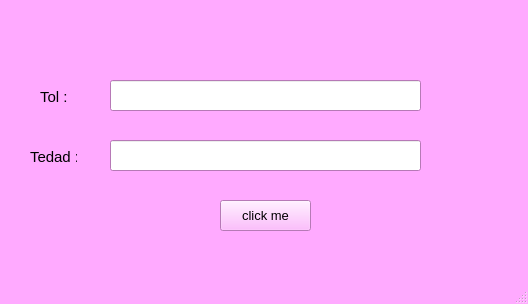
<?xml version="1.0" encoding="UTF-8"?>
<ui version="4.0">
 <class>MainWindow</class>
 <widget class="QMainWindow" name="MainWindow">
  <property name="geometry">
   <rect>
    <x>0</x>
    <y>0</y>
    <width>528</width>
    <height>304</height>
   </rect>
  </property>
  <property name="palette">
   <palette>
    <active>
     <colorrole role="WindowText">
      <brush brushstyle="SolidPattern">
       <color alpha="255">
        <red>0</red>
        <green>0</green>
        <blue>0</blue>
       </color>
      </brush>
     </colorrole>
     <colorrole role="Button">
      <brush brushstyle="SolidPattern">
       <color alpha="255">
        <red>255</red>
        <green>170</green>
        <blue>255</blue>
       </color>
      </brush>
     </colorrole>
     <colorrole role="Light">
      <brush brushstyle="SolidPattern">
       <color alpha="255">
        <red>255</red>
        <green>255</green>
        <blue>255</blue>
       </color>
      </brush>
     </colorrole>
     <colorrole role="Midlight">
      <brush brushstyle="SolidPattern">
       <color alpha="255">
        <red>255</red>
        <green>212</green>
        <blue>255</blue>
       </color>
      </brush>
     </colorrole>
     <colorrole role="Dark">
      <brush brushstyle="SolidPattern">
       <color alpha="255">
        <red>127</red>
        <green>85</green>
        <blue>127</blue>
       </color>
      </brush>
     </colorrole>
     <colorrole role="Mid">
      <brush brushstyle="SolidPattern">
       <color alpha="255">
        <red>170</red>
        <green>113</green>
        <blue>170</blue>
       </color>
      </brush>
     </colorrole>
     <colorrole role="Text">
      <brush brushstyle="SolidPattern">
       <color alpha="255">
        <red>0</red>
        <green>0</green>
        <blue>0</blue>
       </color>
      </brush>
     </colorrole>
     <colorrole role="BrightText">
      <brush brushstyle="SolidPattern">
       <color alpha="255">
        <red>255</red>
        <green>255</green>
        <blue>255</blue>
       </color>
      </brush>
     </colorrole>
     <colorrole role="ButtonText">
      <brush brushstyle="SolidPattern">
       <color alpha="255">
        <red>0</red>
        <green>0</green>
        <blue>0</blue>
       </color>
      </brush>
     </colorrole>
     <colorrole role="Base">
      <brush brushstyle="SolidPattern">
       <color alpha="255">
        <red>255</red>
        <green>255</green>
        <blue>255</blue>
       </color>
      </brush>
     </colorrole>
     <colorrole role="Window">
      <brush brushstyle="SolidPattern">
       <color alpha="255">
        <red>255</red>
        <green>170</green>
        <blue>255</blue>
       </color>
      </brush>
     </colorrole>
     <colorrole role="Shadow">
      <brush brushstyle="SolidPattern">
       <color alpha="255">
        <red>0</red>
        <green>0</green>
        <blue>0</blue>
       </color>
      </brush>
     </colorrole>
     <colorrole role="AlternateBase">
      <brush brushstyle="SolidPattern">
       <color alpha="255">
        <red>255</red>
        <green>212</green>
        <blue>255</blue>
       </color>
      </brush>
     </colorrole>
     <colorrole role="ToolTipBase">
      <brush brushstyle="SolidPattern">
       <color alpha="255">
        <red>255</red>
        <green>255</green>
        <blue>220</blue>
       </color>
      </brush>
     </colorrole>
     <colorrole role="ToolTipText">
      <brush brushstyle="SolidPattern">
       <color alpha="255">
        <red>0</red>
        <green>0</green>
        <blue>0</blue>
       </color>
      </brush>
     </colorrole>
    </active>
    <inactive>
     <colorrole role="WindowText">
      <brush brushstyle="SolidPattern">
       <color alpha="255">
        <red>0</red>
        <green>0</green>
        <blue>0</blue>
       </color>
      </brush>
     </colorrole>
     <colorrole role="Button">
      <brush brushstyle="SolidPattern">
       <color alpha="255">
        <red>255</red>
        <green>170</green>
        <blue>255</blue>
       </color>
      </brush>
     </colorrole>
     <colorrole role="Light">
      <brush brushstyle="SolidPattern">
       <color alpha="255">
        <red>255</red>
        <green>255</green>
        <blue>255</blue>
       </color>
      </brush>
     </colorrole>
     <colorrole role="Midlight">
      <brush brushstyle="SolidPattern">
       <color alpha="255">
        <red>255</red>
        <green>212</green>
        <blue>255</blue>
       </color>
      </brush>
     </colorrole>
     <colorrole role="Dark">
      <brush brushstyle="SolidPattern">
       <color alpha="255">
        <red>127</red>
        <green>85</green>
        <blue>127</blue>
       </color>
      </brush>
     </colorrole>
     <colorrole role="Mid">
      <brush brushstyle="SolidPattern">
       <color alpha="255">
        <red>170</red>
        <green>113</green>
        <blue>170</blue>
       </color>
      </brush>
     </colorrole>
     <colorrole role="Text">
      <brush brushstyle="SolidPattern">
       <color alpha="255">
        <red>0</red>
        <green>0</green>
        <blue>0</blue>
       </color>
      </brush>
     </colorrole>
     <colorrole role="BrightText">
      <brush brushstyle="SolidPattern">
       <color alpha="255">
        <red>255</red>
        <green>255</green>
        <blue>255</blue>
       </color>
      </brush>
     </colorrole>
     <colorrole role="ButtonText">
      <brush brushstyle="SolidPattern">
       <color alpha="255">
        <red>0</red>
        <green>0</green>
        <blue>0</blue>
       </color>
      </brush>
     </colorrole>
     <colorrole role="Base">
      <brush brushstyle="SolidPattern">
       <color alpha="255">
        <red>255</red>
        <green>255</green>
        <blue>255</blue>
       </color>
      </brush>
     </colorrole>
     <colorrole role="Window">
      <brush brushstyle="SolidPattern">
       <color alpha="255">
        <red>255</red>
        <green>170</green>
        <blue>255</blue>
       </color>
      </brush>
     </colorrole>
     <colorrole role="Shadow">
      <brush brushstyle="SolidPattern">
       <color alpha="255">
        <red>0</red>
        <green>0</green>
        <blue>0</blue>
       </color>
      </brush>
     </colorrole>
     <colorrole role="AlternateBase">
      <brush brushstyle="SolidPattern">
       <color alpha="255">
        <red>255</red>
        <green>212</green>
        <blue>255</blue>
       </color>
      </brush>
     </colorrole>
     <colorrole role="ToolTipBase">
      <brush brushstyle="SolidPattern">
       <color alpha="255">
        <red>255</red>
        <green>255</green>
        <blue>220</blue>
       </color>
      </brush>
     </colorrole>
     <colorrole role="ToolTipText">
      <brush brushstyle="SolidPattern">
       <color alpha="255">
        <red>0</red>
        <green>0</green>
        <blue>0</blue>
       </color>
      </brush>
     </colorrole>
    </inactive>
    <disabled>
     <colorrole role="WindowText">
      <brush brushstyle="SolidPattern">
       <color alpha="255">
        <red>127</red>
        <green>85</green>
        <blue>127</blue>
       </color>
      </brush>
     </colorrole>
     <colorrole role="Button">
      <brush brushstyle="SolidPattern">
       <color alpha="255">
        <red>255</red>
        <green>170</green>
        <blue>255</blue>
       </color>
      </brush>
     </colorrole>
     <colorrole role="Light">
      <brush brushstyle="SolidPattern">
       <color alpha="255">
        <red>255</red>
        <green>255</green>
        <blue>255</blue>
       </color>
      </brush>
     </colorrole>
     <colorrole role="Midlight">
      <brush brushstyle="SolidPattern">
       <color alpha="255">
        <red>255</red>
        <green>212</green>
        <blue>255</blue>
       </color>
      </brush>
     </colorrole>
     <colorrole role="Dark">
      <brush brushstyle="SolidPattern">
       <color alpha="255">
        <red>127</red>
        <green>85</green>
        <blue>127</blue>
       </color>
      </brush>
     </colorrole>
     <colorrole role="Mid">
      <brush brushstyle="SolidPattern">
       <color alpha="255">
        <red>170</red>
        <green>113</green>
        <blue>170</blue>
       </color>
      </brush>
     </colorrole>
     <colorrole role="Text">
      <brush brushstyle="SolidPattern">
       <color alpha="255">
        <red>127</red>
        <green>85</green>
        <blue>127</blue>
       </color>
      </brush>
     </colorrole>
     <colorrole role="BrightText">
      <brush brushstyle="SolidPattern">
       <color alpha="255">
        <red>255</red>
        <green>255</green>
        <blue>255</blue>
       </color>
      </brush>
     </colorrole>
     <colorrole role="ButtonText">
      <brush brushstyle="SolidPattern">
       <color alpha="255">
        <red>127</red>
        <green>85</green>
        <blue>127</blue>
       </color>
      </brush>
     </colorrole>
     <colorrole role="Base">
      <brush brushstyle="SolidPattern">
       <color alpha="255">
        <red>255</red>
        <green>170</green>
        <blue>255</blue>
       </color>
      </brush>
     </colorrole>
     <colorrole role="Window">
      <brush brushstyle="SolidPattern">
       <color alpha="255">
        <red>255</red>
        <green>170</green>
        <blue>255</blue>
       </color>
      </brush>
     </colorrole>
     <colorrole role="Shadow">
      <brush brushstyle="SolidPattern">
       <color alpha="255">
        <red>0</red>
        <green>0</green>
        <blue>0</blue>
       </color>
      </brush>
     </colorrole>
     <colorrole role="AlternateBase">
      <brush brushstyle="SolidPattern">
       <color alpha="255">
        <red>255</red>
        <green>170</green>
        <blue>255</blue>
       </color>
      </brush>
     </colorrole>
     <colorrole role="ToolTipBase">
      <brush brushstyle="SolidPattern">
       <color alpha="255">
        <red>255</red>
        <green>255</green>
        <blue>220</blue>
       </color>
      </brush>
     </colorrole>
     <colorrole role="ToolTipText">
      <brush brushstyle="SolidPattern">
       <color alpha="255">
        <red>0</red>
        <green>0</green>
        <blue>0</blue>
       </color>
      </brush>
     </colorrole>
    </disabled>
   </palette>
  </property>
  <property name="windowTitle">
   <string>MainWindow</string>
  </property>
  <widget class="QWidget" name="centralwidget">
   <widget class="QLineEdit" name="lineEditTol">
    <property name="geometry">
     <rect>
      <x>110</x>
      <y>80</y>
      <width>311</width>
      <height>31</height>
     </rect>
    </property>
   </widget>
   <widget class="QLineEdit" name="lineEdittedad">
    <property name="geometry">
     <rect>
      <x>110</x>
      <y>140</y>
      <width>311</width>
      <height>31</height>
     </rect>
    </property>
   </widget>
   <widget class="QPushButton" name="pushButton">
    <property name="geometry">
     <rect>
      <x>220</x>
      <y>200</y>
      <width>91</width>
      <height>31</height>
     </rect>
    </property>
    <property name="palette">
     <palette>
      <active>
       <colorrole role="WindowText">
        <brush brushstyle="SolidPattern">
         <color alpha="255">
          <red>0</red>
          <green>0</green>
          <blue>0</blue>
         </color>
        </brush>
       </colorrole>
       <colorrole role="Button">
        <brush brushstyle="SolidPattern">
         <color alpha="255">
          <red>255</red>
          <green>170</green>
          <blue>255</blue>
         </color>
        </brush>
       </colorrole>
       <colorrole role="Light">
        <brush brushstyle="SolidPattern">
         <color alpha="255">
          <red>255</red>
          <green>255</green>
          <blue>255</blue>
         </color>
        </brush>
       </colorrole>
       <colorrole role="Midlight">
        <brush brushstyle="SolidPattern">
         <color alpha="255">
          <red>255</red>
          <green>212</green>
          <blue>255</blue>
         </color>
        </brush>
       </colorrole>
       <colorrole role="Dark">
        <brush brushstyle="SolidPattern">
         <color alpha="255">
          <red>127</red>
          <green>85</green>
          <blue>127</blue>
         </color>
        </brush>
       </colorrole>
       <colorrole role="Mid">
        <brush brushstyle="SolidPattern">
         <color alpha="255">
          <red>170</red>
          <green>113</green>
          <blue>170</blue>
         </color>
        </brush>
       </colorrole>
       <colorrole role="Text">
        <brush brushstyle="SolidPattern">
         <color alpha="255">
          <red>0</red>
          <green>0</green>
          <blue>0</blue>
         </color>
        </brush>
       </colorrole>
       <colorrole role="BrightText">
        <brush brushstyle="SolidPattern">
         <color alpha="255">
          <red>255</red>
          <green>255</green>
          <blue>255</blue>
         </color>
        </brush>
       </colorrole>
       <colorrole role="ButtonText">
        <brush brushstyle="SolidPattern">
         <color alpha="255">
          <red>0</red>
          <green>0</green>
          <blue>0</blue>
         </color>
        </brush>
       </colorrole>
       <colorrole role="Base">
        <brush brushstyle="SolidPattern">
         <color alpha="255">
          <red>255</red>
          <green>255</green>
          <blue>255</blue>
         </color>
        </brush>
       </colorrole>
       <colorrole role="Window">
        <brush brushstyle="SolidPattern">
         <color alpha="255">
          <red>255</red>
          <green>170</green>
          <blue>255</blue>
         </color>
        </brush>
       </colorrole>
       <colorrole role="Shadow">
        <brush brushstyle="SolidPattern">
         <color alpha="255">
          <red>0</red>
          <green>0</green>
          <blue>0</blue>
         </color>
        </brush>
       </colorrole>
       <colorrole role="AlternateBase">
        <brush brushstyle="SolidPattern">
         <color alpha="255">
          <red>255</red>
          <green>212</green>
          <blue>255</blue>
         </color>
        </brush>
       </colorrole>
       <colorrole role="ToolTipBase">
        <brush brushstyle="SolidPattern">
         <color alpha="255">
          <red>255</red>
          <green>255</green>
          <blue>220</blue>
         </color>
        </brush>
       </colorrole>
       <colorrole role="ToolTipText">
        <brush brushstyle="SolidPattern">
         <color alpha="255">
          <red>0</red>
          <green>0</green>
          <blue>0</blue>
         </color>
        </brush>
       </colorrole>
      </active>
      <inactive>
       <colorrole role="WindowText">
        <brush brushstyle="SolidPattern">
         <color alpha="255">
          <red>0</red>
          <green>0</green>
          <blue>0</blue>
         </color>
        </brush>
       </colorrole>
       <colorrole role="Button">
        <brush brushstyle="SolidPattern">
         <color alpha="255">
          <red>255</red>
          <green>170</green>
          <blue>255</blue>
         </color>
        </brush>
       </colorrole>
       <colorrole role="Light">
        <brush brushstyle="SolidPattern">
         <color alpha="255">
          <red>255</red>
          <green>255</green>
          <blue>255</blue>
         </color>
        </brush>
       </colorrole>
       <colorrole role="Midlight">
        <brush brushstyle="SolidPattern">
         <color alpha="255">
          <red>255</red>
          <green>212</green>
          <blue>255</blue>
         </color>
        </brush>
       </colorrole>
       <colorrole role="Dark">
        <brush brushstyle="SolidPattern">
         <color alpha="255">
          <red>127</red>
          <green>85</green>
          <blue>127</blue>
         </color>
        </brush>
       </colorrole>
       <colorrole role="Mid">
        <brush brushstyle="SolidPattern">
         <color alpha="255">
          <red>170</red>
          <green>113</green>
          <blue>170</blue>
         </color>
        </brush>
       </colorrole>
       <colorrole role="Text">
        <brush brushstyle="SolidPattern">
         <color alpha="255">
          <red>0</red>
          <green>0</green>
          <blue>0</blue>
         </color>
        </brush>
       </colorrole>
       <colorrole role="BrightText">
        <brush brushstyle="SolidPattern">
         <color alpha="255">
          <red>255</red>
          <green>255</green>
          <blue>255</blue>
         </color>
        </brush>
       </colorrole>
       <colorrole role="ButtonText">
        <brush brushstyle="SolidPattern">
         <color alpha="255">
          <red>0</red>
          <green>0</green>
          <blue>0</blue>
         </color>
        </brush>
       </colorrole>
       <colorrole role="Base">
        <brush brushstyle="SolidPattern">
         <color alpha="255">
          <red>255</red>
          <green>255</green>
          <blue>255</blue>
         </color>
        </brush>
       </colorrole>
       <colorrole role="Window">
        <brush brushstyle="SolidPattern">
         <color alpha="255">
          <red>255</red>
          <green>170</green>
          <blue>255</blue>
         </color>
        </brush>
       </colorrole>
       <colorrole role="Shadow">
        <brush brushstyle="SolidPattern">
         <color alpha="255">
          <red>0</red>
          <green>0</green>
          <blue>0</blue>
         </color>
        </brush>
       </colorrole>
       <colorrole role="AlternateBase">
        <brush brushstyle="SolidPattern">
         <color alpha="255">
          <red>255</red>
          <green>212</green>
          <blue>255</blue>
         </color>
        </brush>
       </colorrole>
       <colorrole role="ToolTipBase">
        <brush brushstyle="SolidPattern">
         <color alpha="255">
          <red>255</red>
          <green>255</green>
          <blue>220</blue>
         </color>
        </brush>
       </colorrole>
       <colorrole role="ToolTipText">
        <brush brushstyle="SolidPattern">
         <color alpha="255">
          <red>0</red>
          <green>0</green>
          <blue>0</blue>
         </color>
        </brush>
       </colorrole>
      </inactive>
      <disabled>
       <colorrole role="WindowText">
        <brush brushstyle="SolidPattern">
         <color alpha="255">
          <red>127</red>
          <green>85</green>
          <blue>127</blue>
         </color>
        </brush>
       </colorrole>
       <colorrole role="Button">
        <brush brushstyle="SolidPattern">
         <color alpha="255">
          <red>255</red>
          <green>170</green>
          <blue>255</blue>
         </color>
        </brush>
       </colorrole>
       <colorrole role="Light">
        <brush brushstyle="SolidPattern">
         <color alpha="255">
          <red>255</red>
          <green>255</green>
          <blue>255</blue>
         </color>
        </brush>
       </colorrole>
       <colorrole role="Midlight">
        <brush brushstyle="SolidPattern">
         <color alpha="255">
          <red>255</red>
          <green>212</green>
          <blue>255</blue>
         </color>
        </brush>
       </colorrole>
       <colorrole role="Dark">
        <brush brushstyle="SolidPattern">
         <color alpha="255">
          <red>127</red>
          <green>85</green>
          <blue>127</blue>
         </color>
        </brush>
       </colorrole>
       <colorrole role="Mid">
        <brush brushstyle="SolidPattern">
         <color alpha="255">
          <red>170</red>
          <green>113</green>
          <blue>170</blue>
         </color>
        </brush>
       </colorrole>
       <colorrole role="Text">
        <brush brushstyle="SolidPattern">
         <color alpha="255">
          <red>127</red>
          <green>85</green>
          <blue>127</blue>
         </color>
        </brush>
       </colorrole>
       <colorrole role="BrightText">
        <brush brushstyle="SolidPattern">
         <color alpha="255">
          <red>255</red>
          <green>255</green>
          <blue>255</blue>
         </color>
        </brush>
       </colorrole>
       <colorrole role="ButtonText">
        <brush brushstyle="SolidPattern">
         <color alpha="255">
          <red>127</red>
          <green>85</green>
          <blue>127</blue>
         </color>
        </brush>
       </colorrole>
       <colorrole role="Base">
        <brush brushstyle="SolidPattern">
         <color alpha="255">
          <red>255</red>
          <green>170</green>
          <blue>255</blue>
         </color>
        </brush>
       </colorrole>
       <colorrole role="Window">
        <brush brushstyle="SolidPattern">
         <color alpha="255">
          <red>255</red>
          <green>170</green>
          <blue>255</blue>
         </color>
        </brush>
       </colorrole>
       <colorrole role="Shadow">
        <brush brushstyle="SolidPattern">
         <color alpha="255">
          <red>0</red>
          <green>0</green>
          <blue>0</blue>
         </color>
        </brush>
       </colorrole>
       <colorrole role="AlternateBase">
        <brush brushstyle="SolidPattern">
         <color alpha="255">
          <red>255</red>
          <green>170</green>
          <blue>255</blue>
         </color>
        </brush>
       </colorrole>
       <colorrole role="ToolTipBase">
        <brush brushstyle="SolidPattern">
         <color alpha="255">
          <red>255</red>
          <green>255</green>
          <blue>220</blue>
         </color>
        </brush>
       </colorrole>
       <colorrole role="ToolTipText">
        <brush brushstyle="SolidPattern">
         <color alpha="255">
          <red>0</red>
          <green>0</green>
          <blue>0</blue>
         </color>
        </brush>
       </colorrole>
      </disabled>
     </palette>
    </property>
    <property name="font">
     <font>
      <pointsize>10</pointsize>
     </font>
    </property>
    <property name="cursor">
     <cursorShape>PointingHandCursor</cursorShape>
    </property>
    <property name="text">
     <string>click me</string>
    </property>
   </widget>
   <widget class="QLabel" name="label">
    <property name="geometry">
     <rect>
      <x>40</x>
      <y>90</y>
      <width>47</width>
      <height>13</height>
     </rect>
    </property>
    <property name="font">
     <font>
      <pointsize>11</pointsize>
     </font>
    </property>
    <property name="text">
     <string>Tol :</string>
    </property>
   </widget>
   <widget class="QLabel" name="label_2">
    <property name="geometry">
     <rect>
      <x>30</x>
      <y>150</y>
      <width>47</width>
      <height>13</height>
     </rect>
    </property>
    <property name="font">
     <font>
      <pointsize>11</pointsize>
     </font>
    </property>
    <property name="text">
     <string>Tedad : </string>
    </property>
   </widget>
  </widget>
  <widget class="QMenuBar" name="menubar">
   <property name="geometry">
    <rect>
     <x>0</x>
     <y>0</y>
     <width>528</width>
     <height>21</height>
    </rect>
   </property>
  </widget>
  <widget class="QStatusBar" name="statusbar"/>
 </widget>
 <resources/>
 <connections/>
</ui>
